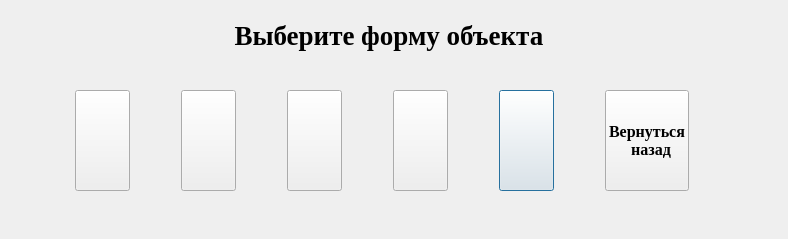
<?xml version="1.0" encoding="UTF-8"?>
<ui version="4.0">
 <class>D2</class>
 <widget class="QDialog" name="D2">
  <property name="geometry">
   <rect>
    <x>0</x>
    <y>0</y>
    <width>788</width>
    <height>239</height>
   </rect>
  </property>
  <property name="font">
   <font>
    <family>Times New Roman</family>
    <pointsize>12</pointsize>
    <weight>75</weight>
    <bold>true</bold>
   </font>
  </property>
  <property name="windowTitle">
   <string>Влево-НаНас</string>
  </property>
  <widget class="QLabel" name="label">
   <property name="geometry">
    <rect>
     <x>140</x>
     <y>20</y>
     <width>461</width>
     <height>31</height>
    </rect>
   </property>
   <property name="font">
    <font>
     <family>Times New Roman</family>
     <pointsize>20</pointsize>
     <weight>75</weight>
     <bold>true</bold>
    </font>
   </property>
   <property name="text">
    <string>              Выберите форму объекта</string>
   </property>
  </widget>
  <widget class="QWidget" name="layoutWidget">
   <property name="geometry">
    <rect>
     <x>30</x>
     <y>90</y>
     <width>707</width>
     <height>101</height>
    </rect>
   </property>
   <property name="sizePolicy">
    <sizepolicy hsizetype="Fixed" vsizetype="Expanding">
     <horstretch>7</horstretch>
     <verstretch>0</verstretch>
    </sizepolicy>
   </property>
   <layout class="QGridLayout" name="gridLayout">
    <item row="1" column="4">
     <widget class="QPushButton" name="pushButton_5">
      <property name="enabled">
       <bool>true</bool>
      </property>
      <property name="sizePolicy">
       <sizepolicy hsizetype="Fixed" vsizetype="Expanding">
        <horstretch>7</horstretch>
        <verstretch>0</verstretch>
       </sizepolicy>
      </property>
      <property name="text">
       <string/>
      </property>
      <property name="icon">
       <iconset>
        <normaloff>Pic/v1i.jpg</normaloff>Pic/v1i.jpg</iconset>
      </property>
      <property name="iconSize">
       <size>
        <width>80</width>
        <height>80</height>
       </size>
      </property>
      <property name="checkable">
       <bool>false</bool>
      </property>
     </widget>
    </item>
    <item row="1" column="2">
     <widget class="QPushButton" name="pushButton_3">
      <property name="enabled">
       <bool>true</bool>
      </property>
      <property name="sizePolicy">
       <sizepolicy hsizetype="Fixed" vsizetype="Expanding">
        <horstretch>7</horstretch>
        <verstretch>0</verstretch>
       </sizepolicy>
      </property>
      <property name="text">
       <string/>
      </property>
      <property name="icon">
       <iconset>
        <normaloff>Pic/s1t.jpg</normaloff>Pic/s1t.jpg</iconset>
      </property>
      <property name="iconSize">
       <size>
        <width>80</width>
        <height>80</height>
       </size>
      </property>
      <property name="checkable">
       <bool>false</bool>
      </property>
     </widget>
    </item>
    <item row="1" column="1">
     <widget class="QPushButton" name="pushButton_2">
      <property name="enabled">
       <bool>true</bool>
      </property>
      <property name="sizePolicy">
       <sizepolicy hsizetype="Fixed" vsizetype="Expanding">
        <horstretch>7</horstretch>
        <verstretch>0</verstretch>
       </sizepolicy>
      </property>
      <property name="text">
       <string/>
      </property>
      <property name="icon">
       <iconset>
        <normaloff>Pic/a3.jpg</normaloff>Pic/a3.jpg</iconset>
      </property>
      <property name="iconSize">
       <size>
        <width>80</width>
        <height>80</height>
       </size>
      </property>
      <property name="checkable">
       <bool>false</bool>
      </property>
     </widget>
    </item>
    <item row="1" column="5">
     <widget class="QPushButton" name="pushButton">
      <property name="sizePolicy">
       <sizepolicy hsizetype="Fixed" vsizetype="Expanding">
        <horstretch>7</horstretch>
        <verstretch>0</verstretch>
       </sizepolicy>
      </property>
      <property name="text">
       <string>Вернуться 
  назад</string>
      </property>
     </widget>
    </item>
    <item row="1" column="3">
     <widget class="QPushButton" name="pushButton_4">
      <property name="enabled">
       <bool>true</bool>
      </property>
      <property name="sizePolicy">
       <sizepolicy hsizetype="Fixed" vsizetype="Expanding">
        <horstretch>7</horstretch>
        <verstretch>0</verstretch>
       </sizepolicy>
      </property>
      <property name="text">
       <string/>
      </property>
      <property name="icon">
       <iconset>
        <normaloff>Pic/r1.jpg</normaloff>Pic/r1.jpg</iconset>
      </property>
      <property name="iconSize">
       <size>
        <width>80</width>
        <height>80</height>
       </size>
      </property>
      <property name="checkable">
       <bool>false</bool>
      </property>
     </widget>
    </item>
    <item row="1" column="0">
     <widget class="QPushButton" name="pushButton_1">
      <property name="enabled">
       <bool>true</bool>
      </property>
      <property name="sizePolicy">
       <sizepolicy hsizetype="Fixed" vsizetype="Expanding">
        <horstretch>7</horstretch>
        <verstretch>0</verstretch>
       </sizepolicy>
      </property>
      <property name="whatsThis">
       <string>&lt;html&gt;&lt;head/&gt;&lt;body&gt;&lt;p&gt;1233&lt;/p&gt;&lt;/body&gt;&lt;/html&gt;</string>
      </property>
      <property name="text">
       <string/>
      </property>
      <property name="icon">
       <iconset>
        <normaloff>Pic/a4.jpg</normaloff>Pic/a4.jpg</iconset>
      </property>
      <property name="iconSize">
       <size>
        <width>80</width>
        <height>80</height>
       </size>
      </property>
      <property name="checkable">
       <bool>false</bool>
      </property>
     </widget>
    </item>
   </layout>
  </widget>
 </widget>
 <resources/>
 <connections/>
</ui>
